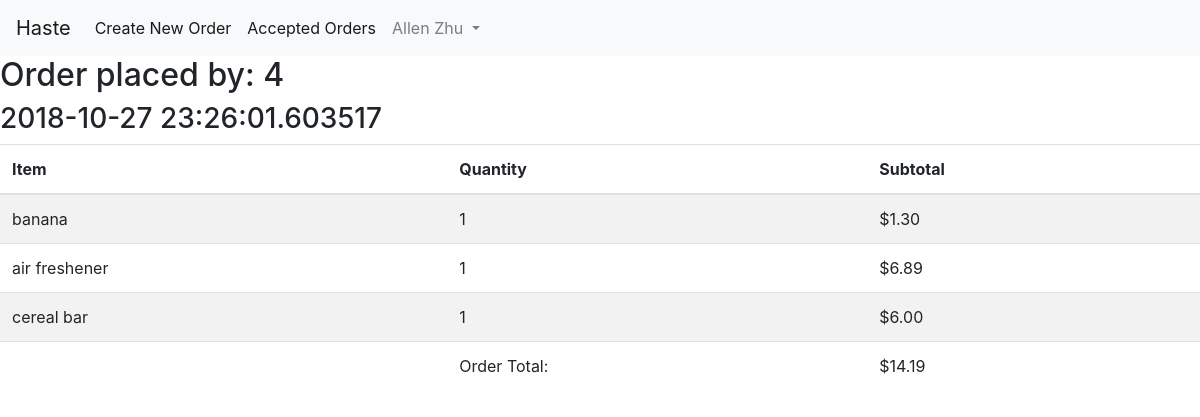
Screenshot of /order/4 (signed in) with the database file from the repository.
### app/models.py (models this page shows, shortened)
class User(UserMixin, db.Model):
    id = db.Column(db.Integer, primary_key=True)
    phone = db.Column(db.String(10), index=True, unique=True)
    email = db.Column(db.String(128), index=True, unique=True)
    password_hash = db.Column(db.String(128))
    first_name = db.Column(db.String(48))
    last_name = db.Column(db.String(48))
    school = db.Column(db.String(128), index=True)
    orders = db.relationship('Order', foreign_keys='[Order.placed_by]', backref='author', lazy='dynamic')
    completed_orders = db.relationship('Order', foreign_keys='[Order.accepted_by]', backref='shopper', lazy='dynamic')
    balance = db.Column(db.Float, default=0)

class Order(db.Model):
    id = db.Column(db.Integer, primary_key=True)
    time_of_order = db.Column(db.DateTime, default=datetime.utcnow)
    placed_by = db.Column(db.Integer, db.ForeignKey('user.id'))
    accepted_by = db.Column(db.Integer, db.ForeignKey('user.id'))
    completed = db.Column(db.Boolean, default=False)
    contents = db.relationship('Content', backref='cart', lazy='dynamic')

class Content(db.Model):
    order_id = db.Column(db.Integer, db.ForeignKey('order.id'), primary_key=True)
    item_id = db.Column(db.Integer, db.ForeignKey('item.id'), primary_key=True)
    quantity = db.Column(db.Integer, default=1)

class Item(db.Model):
    id = db.Column(db.Integer, unique=True, primary_key=True)
    name = db.Column(db.String(128), unique=True, index=True)
    price = db.Column(db.Float)
    in_content = db.relationship('Content', backref='item', lazy='dynamic')

### app/main/routes.py (the view)
@bp.route('/order/<int:id>', methods=['GET', 'POST'])
@login_required
def order(id):
    order = Order.query.filter_by(id=id).first_or_404()
    items = db.engine.execute("SELECT item.name, item.price, quantity FROM content JOIN item ON content.item_id=item.id WHERE content.order_id=:val", {'val': order.id})
    user = User.query.filter_by(id=order.placed_by).first()
    price = db.engine.execute("SELECT ROUND(SUM(content.quantity * item.price), 2) as sum FROM content JOIN item ON content.item_id=item.id WHERE order_id=:val", {'val': order.id})
    sum = 0
    for row in price:
        sum = row['sum']
    return render_template('order.html', order=order, user=user, items = items, sum=sum)

### app/models.py (called while the page is built)
@login.user_loader
def load_user(id):
    return User.query.get(int(id))

### app/templates/order.html
{% extends "base.html" %}
{% block content %}
<h2>Order placed by: {{ user.id }}</h2>
<h3>{{ order.time_of_order }}</h3>
<table class="table table-striped">
    <thead>
        <tr>
            <th scope="col">Item</th>
            <th scope="col">Quantity</th>
            <th scope="col">Subtotal</th>
        </tr>
    </thead>
    <tbody>
        {% for item in items %}
        <tr>
            <td scope="row">{{ item[0] }}</td>
            <td scope="row">{{ item[2] }}</td>
            <td scope="row">{{ "$%.2f"|format(item[1]*item[2]) }}</td>
        </tr>
        {% endfor %}
        <tr>
            <td></td>
            <td>Order Total:</td>
            <td>${{ sum }}</td>
    </tbody>
</table>
{% endblock %}

### app/templates/base.html (shortened to what this page needs)
<!DOCTYPE html>
<html>
<head>
    <link href="https://stackpath.bootstrapcdn.com/bootstrap/4.1.3/css/bootstrap.min.css" rel="stylesheet">
    <link rel="stylesheet" type="text/css" href= "{{ url_for('static',filename='styles.css') }}">
</head>
<body>
    <nav class="navbar navbar-expand-lg navbar-light bg-light">
        <a class="navbar-brand" href="{{ url_for('main.home') }}">Haste</a>
        <div class="collapse navbar-collapse" id="navbarSupportedContent">
            <ul class="navbar-nav mr-auto">
            <li class="nav-item active">
                <a class="nav-link" href="{{ url_for('main.new_order') }}">Create New Order<span class="sr-only">(current)</span></a>
            </li>
            <li class="nav-item active">
                    <a class="nav-link" href="{{ url_for('main.accepted_orders') }}">Accepted Orders<span class="sr-only">(current)</span></a>
            </li>
            <li class="nav-item dropdown">
                <a class="nav-link dropdown-toggle" href="#" id="navbarDropdown" role="button" data-toggle="dropdown" aria-haspopup="true" aria-expanded="false">
                    {{ current_user.first_name }} {{ current_user.last_name }}
                </a>
            </li>
            </ul>
        </div>
    </nav>
    {% block content %}{% endblock %}
</body>

### rows the page displays
User: first_name "Allen", last_name "Zhu", id "4"
Order: time_of_order "2018-10-27 23:26:01.603517"
Content: name "banana", quantity "1"
Item: item[1]*item[2] "$1.30"
Content: name "air freshener", quantity "1"
Item: item[1]*item[2] "$6.89"
Content: name "cereal bar", quantity "1"
Item: item[1]*item[2] "$6.00"

### other values shown
{{ sum }} "14.19"
